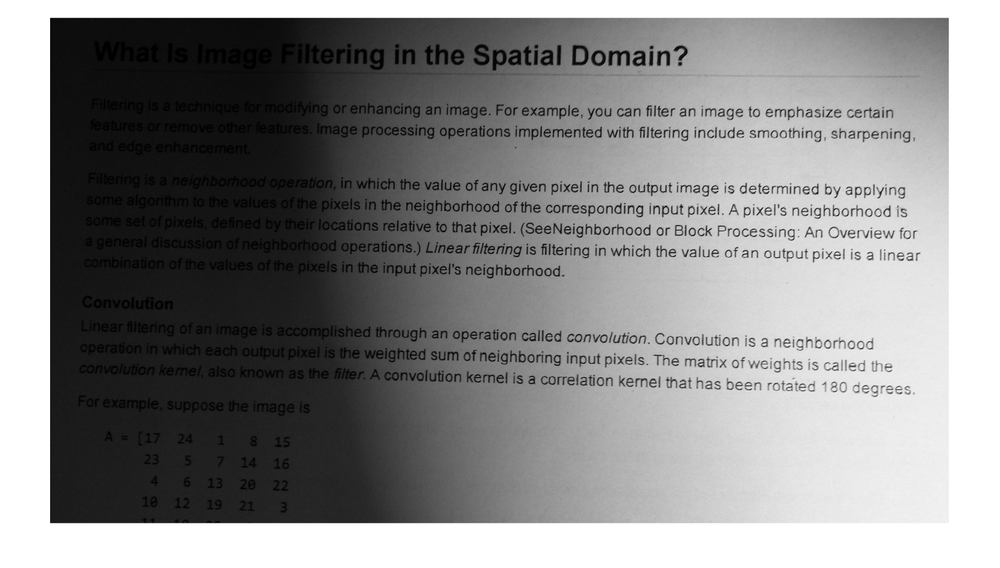
%> input picture Week 2 Github/Images/printedtext.png, 1000 x 568 px, shrunk from 1816 x 1032 before the run
$ octave --eval "result = segmentImage154_v1(imread('Images/printedtext.png'));"   (GNU Octave 9; MATLAB toolbox functions it lacks are replaced by stand-ins)
%> lines starting %> are read from the running program, lines starting %| are printed output that depends on the picture; in (x1, y1, x2, y2) boxes, pixels count from 0 and x2, y2 are one past the last pixel; in counts of white or black regions, pixels touching at a corner belong together; the program's own positions count from 1
function [BW,maskedImage] = segmentImage154_v1(X)
%segmentImage Segment image using auto-generated code from imageSegmenter app
%  [BW,MASKEDIMAGE] = segmentImage(X) segments image X using auto-generated
%  code from the imageSegmenter app. The final segmentation is returned in
%  BW, and a masked image is returned in MASKEDIMAGE.

% Auto-generated by imageSegmenter app on 07-Jan-2023
%----------------------------------------------------

X = rgb2gray(X);

% Threshold image - global threshold
BW = imbinarize(X);
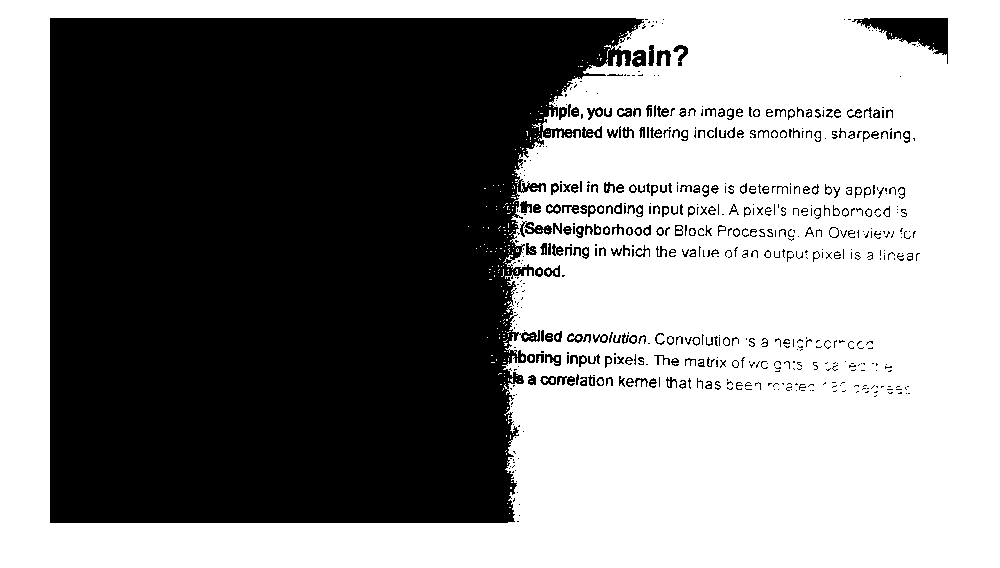
%> BW: size 568x1000 logical; 54.7% white; 598 black regions (352 under 20 px), largest, box (x1, y1, x2, y2) and area: (50, 18, 644, 523) 243563, (852, 18, 948, 64) 1937, (524, 222, 552, 235) 188

% Invert mask
BW = imcomplement(BW);

% Close mask with disk
radius = 4;
decomposition = 0;
se = strel('disk', radius, decomposition);
BW = imclose(BW, se);
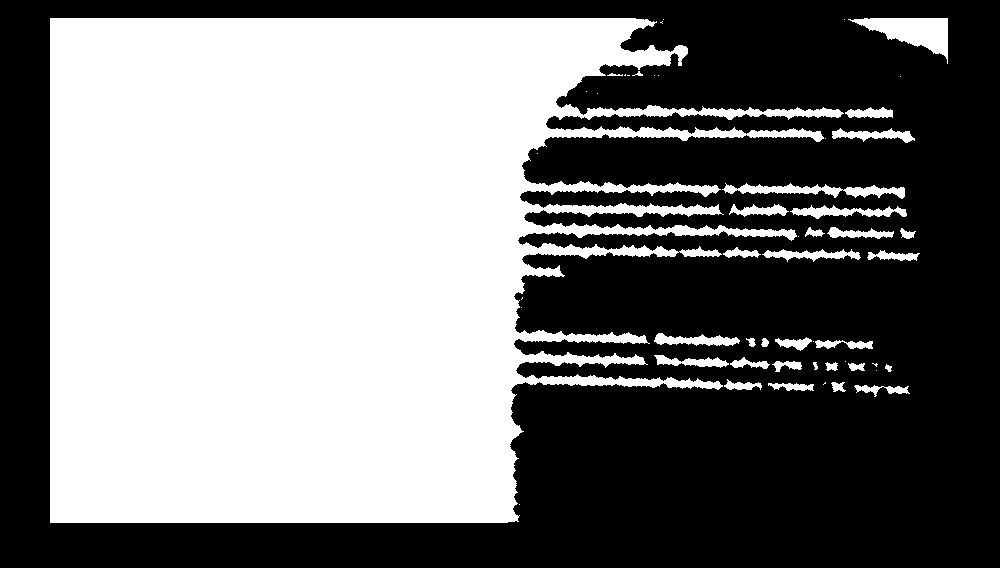
%> BW: size 568x1000 logical; 48% white; 52 white regions (21 under 20 px), largest, box (x1, y1, x2, y2) and area: (50, 18, 844, 523) 262030, (848, 18, 948, 64) 2097, (722, 183, 905, 199) 1298

% Open mask with disk
radius = 5;
decomposition = 0;
se = strel('disk', radius, decomposition);
BW = imopen(BW, se);
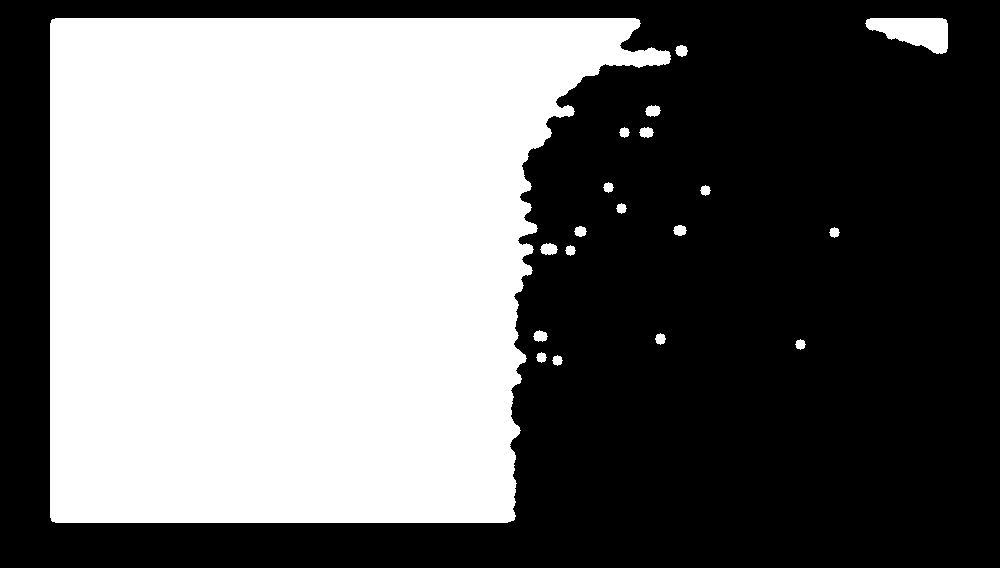
%> BW: size 568x1000 logical; 44.1% white; 19 white regions, largest, box (x1, y1, x2, y2) and area: (50, 18, 671, 523) 247048, (865, 18, 948, 54) 1963, (540, 243, 558, 255) 162

% Create masked image.
maskedImage = X;
maskedImage(~BW) = 0;
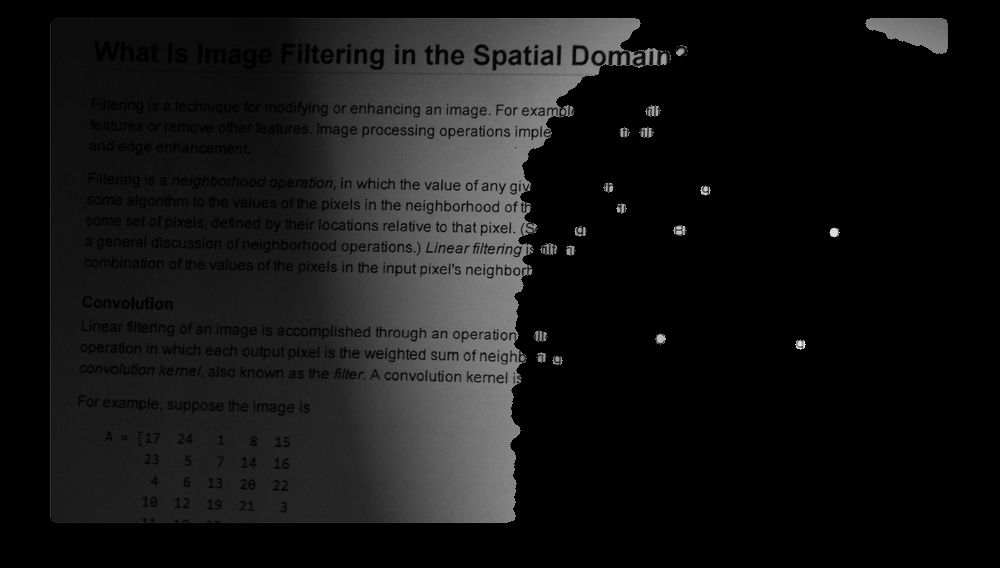
%> maskedImage: size 568x1000 uint8; min 0, max 242, mean 21.5
end
